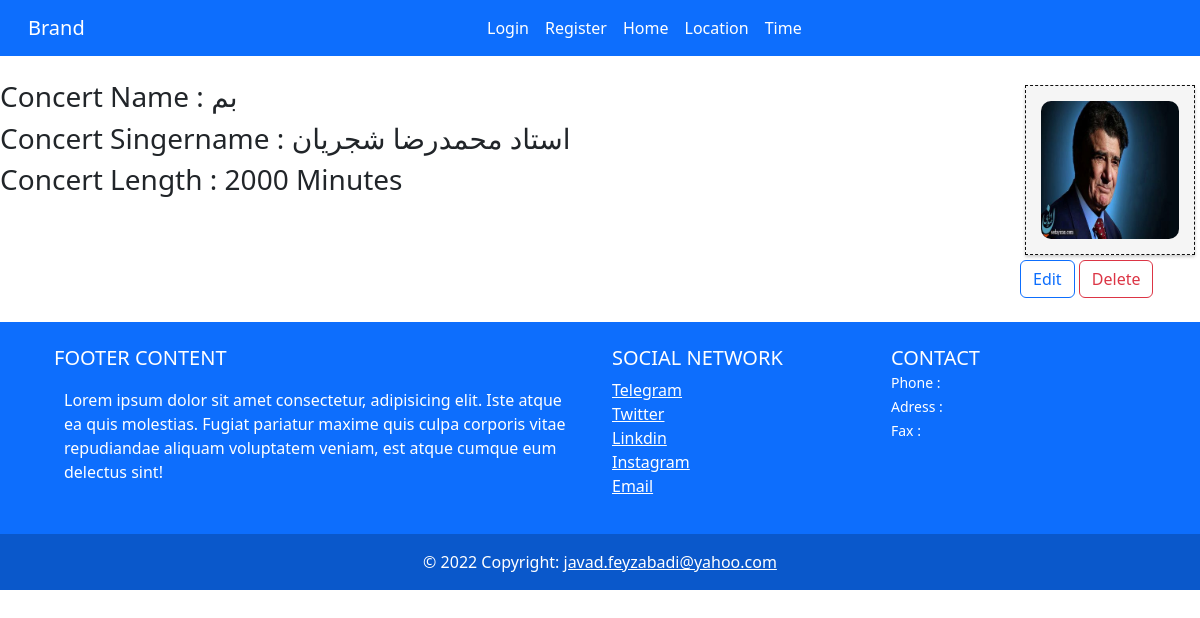
/detail/1, run on the app's committed database.
### ticketsales/models.py (models this page shows, shortened)
class ConsertModel(models.Model):
    class Meta:
        verbose_name = 'کنسرت'
        verbose_name_plural = 'کنسرت'
    name = models.CharField(max_length = 100,verbose_name=' نام کنسرت')
    singername = models.CharField(max_length = 100,verbose_name='خواننده')
    length = models.IntegerField(verbose_name='زمان کنسرت')
    poster = models.ImageField(upload_to = 'consertimage/',verbose_name='پوستر',null = True)

### ticketsales/views.py (the view)
# urls.py: path('detail/<int:id>',views.DetailListView,name='detail_list'),
def DetailListView(request,id):
    detail = ConsertModel.objects.get(pk = id)
    context = {
        'detail':detail,
    }
    return render(request,'ticketsales/detail_list.html',context)

### templates/ticketsales/detail_list.html (shortened to what this page needs)
{% extends 'base.html' %}
{% block content %}
    <div class="col-md-10">
        <h3> Concert Name : {{detail.name}}</h3>
        <h3>Concert Singername : {{detail.singername}}</h3>
        <h3> Concert Length  : {{detail.length}} Minutes</h3>
    </div>
    <div class="col-md-2">
        <div class="imageBox">
            <img src="{{detail.poster.url}}">
        </div>
        <a class="btn btn-outline-primary"  href="{% url 'edit' detail.id %}">Edit</a>
        <a class="btn btn-outline-danger"  href="{% url 'delete' detail.id %}" >Delete</a>
    </div>
{% endblock %}

### static/ticketsales/css/style.css (style rules this page uses)
body { font-family: 'IranSanse'; }
.imageBox img { width: 100%; height: auto; border-radius: 10px; }
.imageBox { margin: 5px; background-color: whitesmoke; text-align: center; font-size: 15px; border:1px dashed rgb(15, 15, 15); padding: 15px; transition: 0.2s ease-in-out; box-shadow: 0 2px 3px rgba(0,0,0,0.2); }

### data on the page
ConsertModel: name "بم", singername "استاد محمدرضا شجریان", length "2000", poster (picture)
